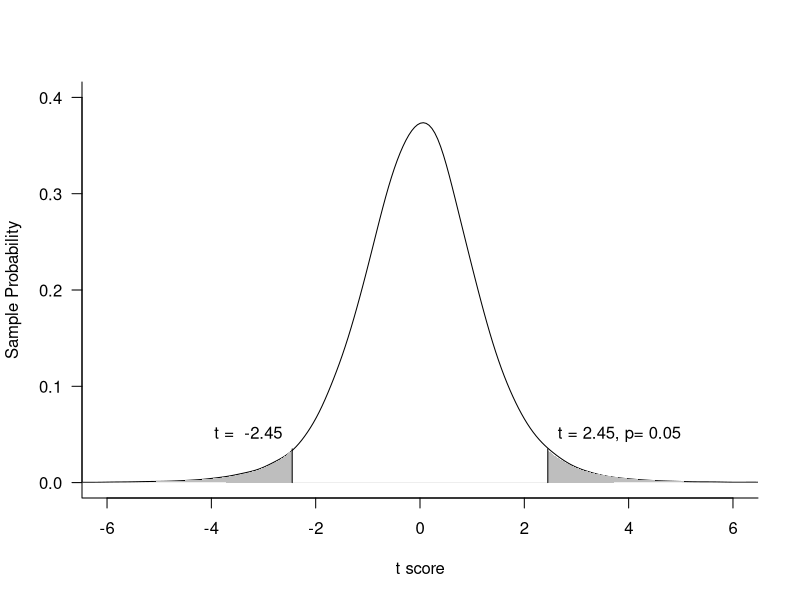

Write R code to recreate this figure.
df <- 6

alpha<-0.05

crit.t <- round(qt(1-alpha/2, df),2)

x <- rt(100000,df)

coord.x2 <- c(crit.t, seq(crit.t,6,0.01), 3)
coord.y2 <- c(0,dt(seq(crit.t,6,0.01),df),0)
coord.x1 <- c(-3, seq(-6,-crit.t,0.01), -crit.t)
coord.y1 <- c(0,dt(seq(-6,-crit.t,0.01),df),0)
plot((density(x, adjust=2)),ylim=c(0,0.4),xlim=c(-6,6), bty='l', las = 1,
     main="", ylab="Sample Probability", xlab="t score")
polygon(coord.x2,coord.y2, col='gray', border=NA)
polygon(coord.x1,coord.y1, col='gray', border=NA)
#axis(2,0.05, las=1)

segments(crit.t,0, crit.t,0.035, lty=1)
segments(-crit.t,0, -crit.t,0.035, lty=1)
text(crit.t,0.05,paste('t = ',crit.t,', p= 0.05', sep=""), pos=4)
text(-crit.t,0.05,paste('t = ',-crit.t), pos=2)

#segments (-6, 0.025, -crit.t, 0.025, lty=2)

